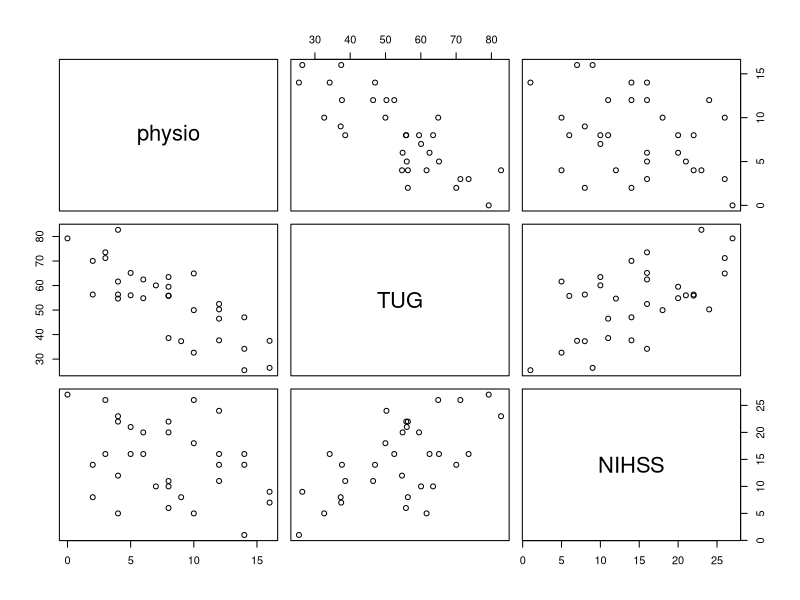
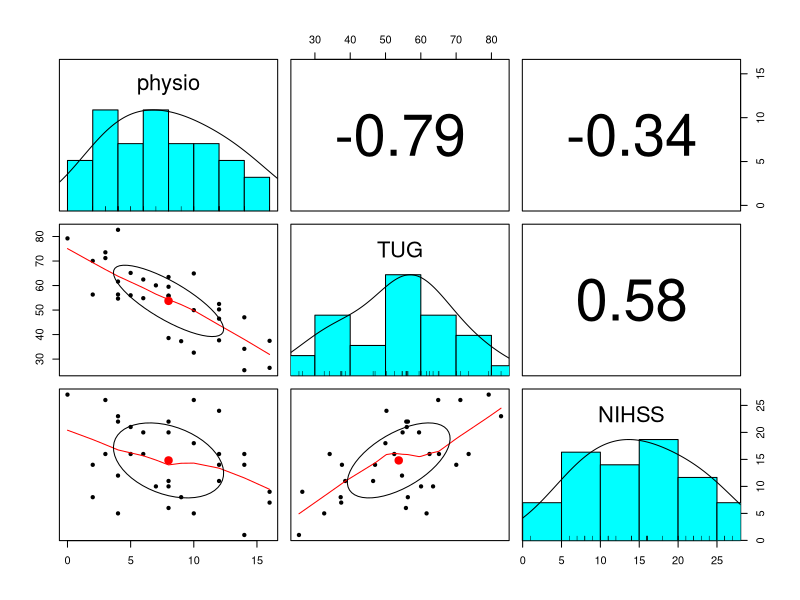
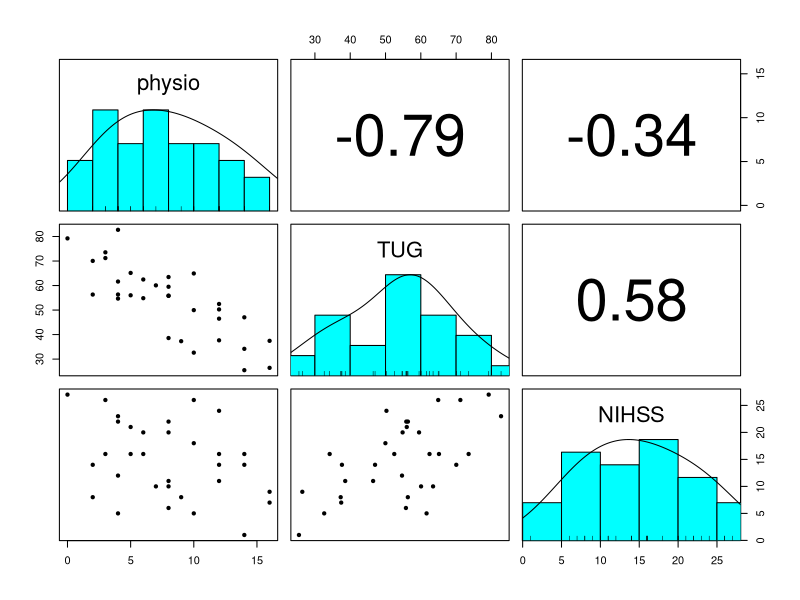
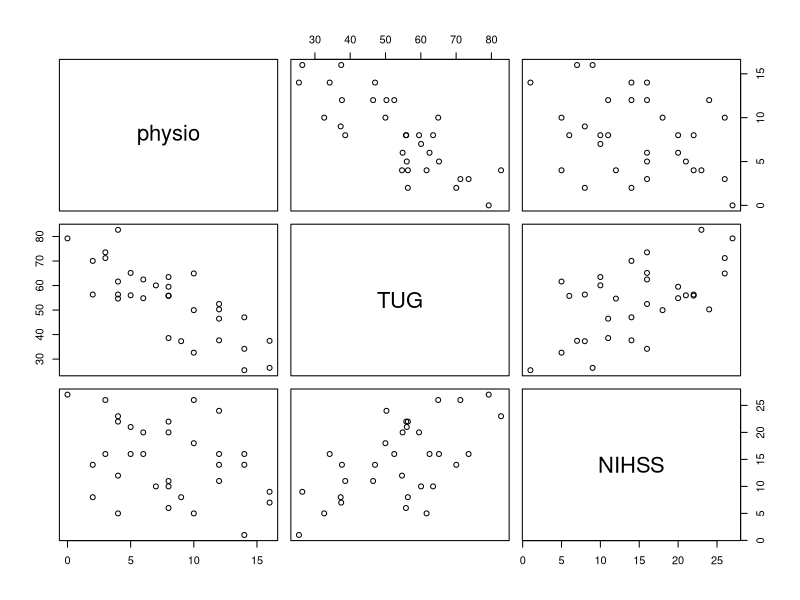
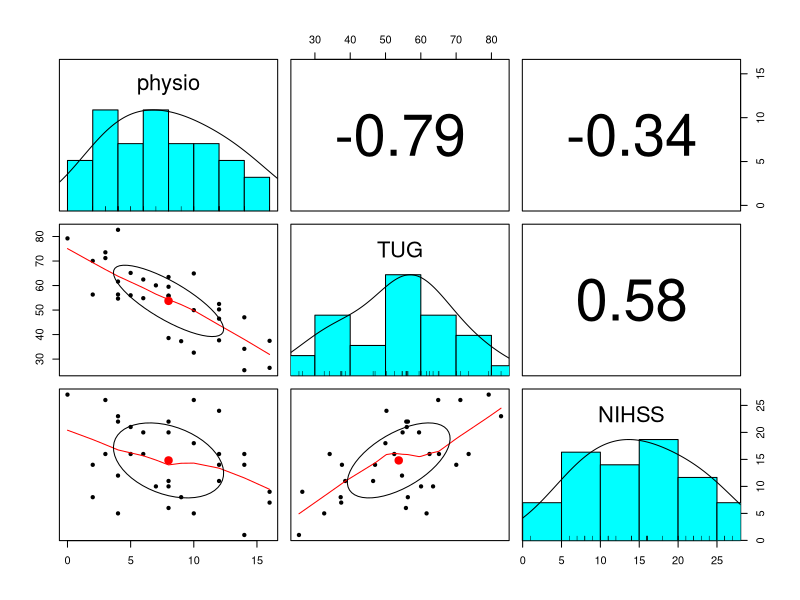
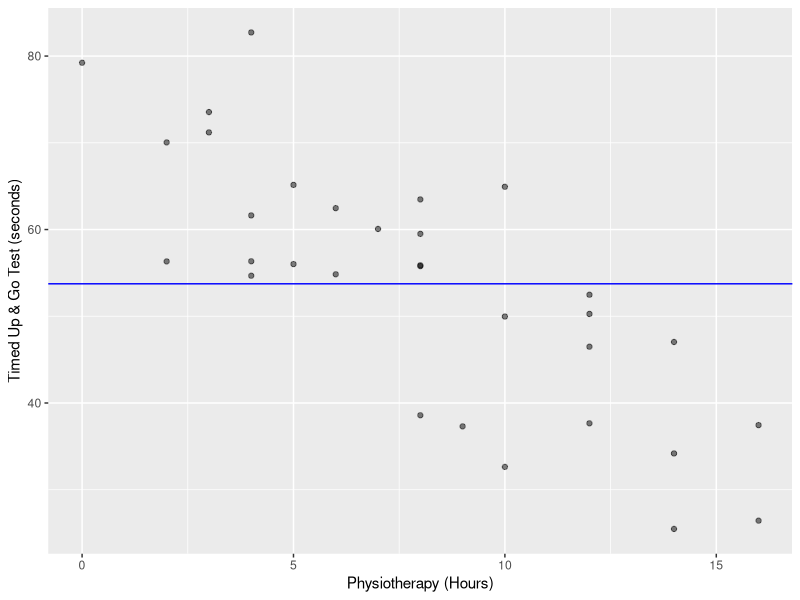
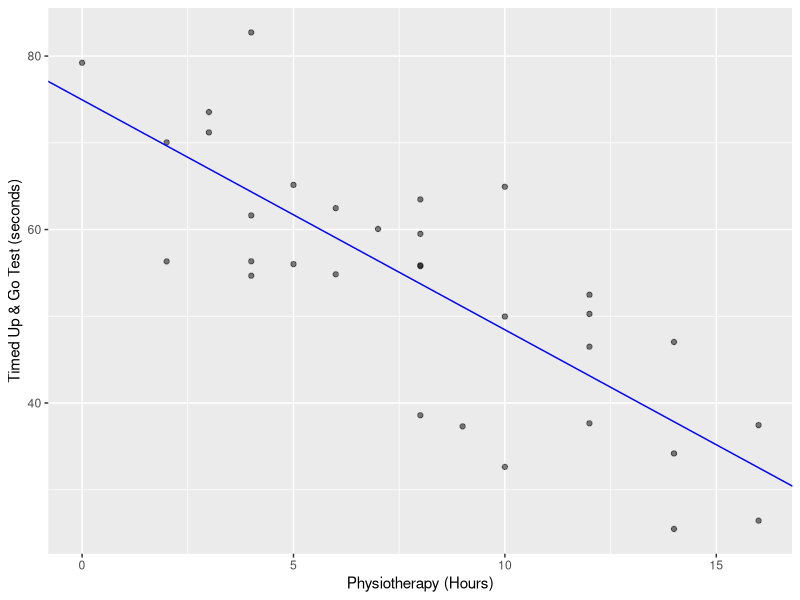

These figures' R source, in order:
# DPUK - 2 - Linear models training
# Author: Umberto Noe, Josiah King, Tom Booth


# Library imports
# ===============

library(tidyverse)
library(psych)


# Stroke data
# ==============

# Imagine a study into the recovery of stroke patients. 
# We have 32 patients who suffered strokes. The severity of the stroke was recorded, along with whether the left or right side of the brain was affected. 
# 2 weeks following the stroke, patients recovery was measured with the "Timed Up & Go" test - a measure of physical functioning. We also have data on the number of hours spent in physiotherapy over the 2 week period. 

# The attributes include:
#   physio: Hours spent in physiotherapy over 2 weeks
#   TUG: Timed Up & Go test (lower scores indicate better physical functioning)
#   NIHSS: NIH Stroke Severity Scale (higher values indicate more severe stroke)
#   side: Side of the brain affected
#   Leftside: Dummy coded variable (0 = Right-side, 1 = Left-side)
#   hosp: Hospital patient was admitted at

stroke <- read_csv("stroke.csv")
head(stroke)

stroke %>%
    select(hosp) %>%
    table()

stroke$hosp <- 
    factor(stroke$hosp, 
           levels = c("HospitalA","HospitalB","HospitalC"))

stroke %>%
    select(side) %>%
    table()

stroke$side <- 
    factor(stroke$side, 
           levels = c("Left","Right"))

stroke %>%
    select(Leftside) %>%
    table()

head(stroke)

# Summary statistics, but omit factors
describe(stroke, omit = TRUE)

# Summary statistics, but omit factors
stroke %>%
    select(-Leftside) %>%
    describe(omit = TRUE)

# Pairwise scatterplots
stroke %>%
    select(physio, TUG, NIHSS) %>%
    pairs()

stroke %>%
  select(physio, TUG, NIHSS) %>%
    pairs.panels()

# Remove clutter
stroke %>%
  select(physio, TUG, NIHSS) %>%
    pairs.panels(ellipses = FALSE, smooth = FALSE)

# Correlations
stroke %>%
  select(physio, TUG, NIHSS) %>%
    cor()


# *** Optional - extra material ***
# Alternatively
# =================================

# Find the numeric variables
names(stroke)
num <- c("physio", "TUG", "NIHSS")
describe(stroke[, num])

# Pairwise scatterplots and correlations
pairs(stroke[, num])
pairs.panels(stroke[, num])

# Correlations
cor(stroke[, num])
# ***


# Stroke modelling
# ===================

# Model 0: intercept-only model

mdl0 <- lm(TUG ~ 1, data = stroke)
summary(mdl0)

ggplot(stroke, aes(x = physio, y = TUG)) +
    geom_point(alpha = 0.5) +
    geom_abline(intercept = 53.742, slope = 0, color = 'blue') +
    labs(x = "Physiotherapy (Hours)", 
         y = "Timed Up & Go Test (seconds)")

stroke <- stroke %>%
    mutate(income_hat_mdl0 = predict(mdl0, newdata = stroke))
stroke


# Model 1: TUG ~ physio

mdl1 <- lm(TUG ~ physio, data = stroke)
summary(mdl1)

ggplot(stroke, aes(x = physio, y = TUG)) +
  geom_point(alpha = 0.5) +
  geom_abline(intercept = 74.9525, slope = -2.6513, color = 'blue') +
  labs(x = "Physiotherapy (Hours)", 
       y = "Timed Up & Go Test (seconds)")

stroke <- stroke %>%
  mutate(income_hat_mdl1 = predict(mdl1, newdata = stroke))
stroke

# Model 2: TUG ~ NIHSS + physio
# =======================================

mdl2 <- lm(TUG ~ NIHSS + physio, data = stroke)
summary(mdl2)

stroke <- stroke %>%
  mutate(income_hat_mdl2 = predict(mdl2, newdata = stroke))
stroke



# Model comparison
# ================

anova(mdl0, mdl1, mdl2)


# *** Optional - extra material ***
# Residuals and residual sum of squares
# =====================================

stroke <- stroke %>%
    mutate(resid0 = TUG - income_hat_mdl0,
           resid1 = TUG - income_hat_mdl1,
           resid2 = TUG - income_hat_mdl2)
stroke

rss <- stroke %>%
    summarise(RSS0 = sum(resid0^2),
              RSS1 = sum(resid1^2),
              RSS2 = sum(resid2^2))
rss

# In R, you get the residual sum of squares with the deviance() function
deviance(mdl0)
deviance(mdl1)
deviance(mdl2)
# ***


# With categorical predictor
# =======================================

# Suppose we didn't have the exact "hours of physio therapy" recorded, but just a note from
# the consultant about whether patients were meeting the recommended 45 mins a day (or 10.5 hours over 2 weeks).
stroke$min_physio <- ifelse(stroke$physio > 10.5, "Y", "N") 

# 1. Mean-centre NIHSS for better interpretability.

# 2. Fit a model that uses mean-centred NIHSS and completing recommended physio as predictors of income.

# 3. Is there a significant difference in physical functioning (TUG) between those who did and did not meet the recommended physio hours, after accounting for stroke severity?

# 4. Is the difference still significant if you also control for the side of the brain affecred?

# 5. Discussion


# DPUK data
# =====================

# 1. Choose:
#   (a) an outcome variable
#   (b) two numeric explanatory variables
#   (c) one categorical variable

# 2. Convert the categorical variable to a factor and tidy up the levels of the 
# factor.

# 3. Summarise the variables chosen in step (1) either visually or via descriptive 
# statistics.


# Discussion and small break


# 4. Do any of the numeric predictors from Practice 1 need mean-centering or 
# standardisation to help with interpretation?

# 5. Fit a linear model that predicts your outcome variable using one of the numeric
# predictors and the categorical one.

#   - Interpret the model coefficients, t-statistic, and p-values.

#   - How good is the model fit?

# 6. Is there a significant difference across the categories after accounting 
# for the numerical predictor?

# 7. Is the difference significant when also controlling for the other numeric predictor?

# 8. Does the inclusion of both covariates lead to a significant reduction in 
# residual sum of squares?


# Discussion

